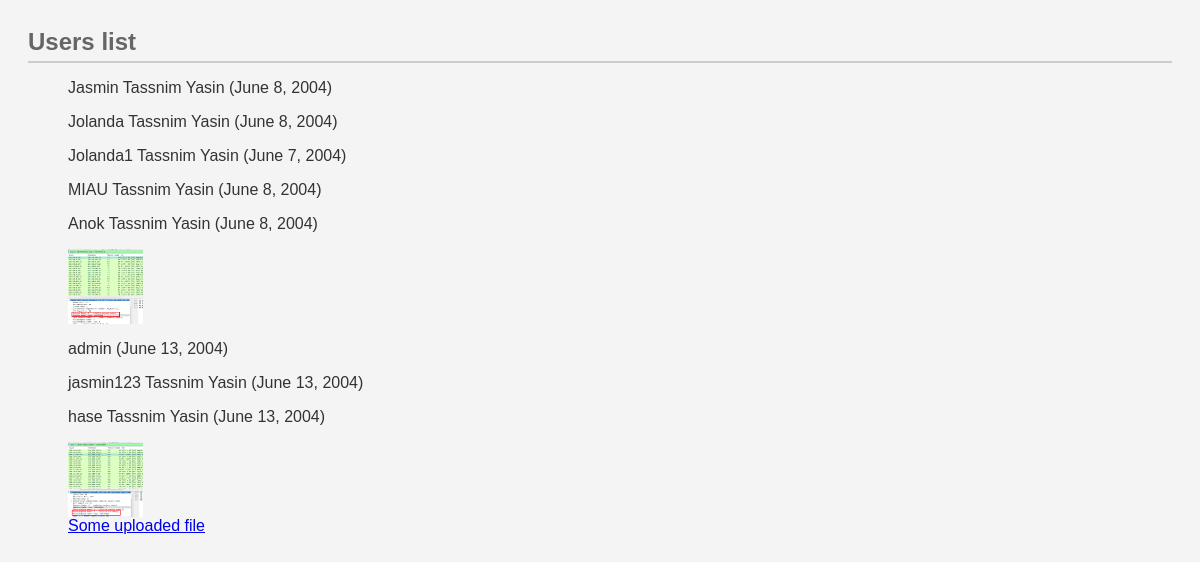
Before: /useradmin/show_myusers/ with the older database file.
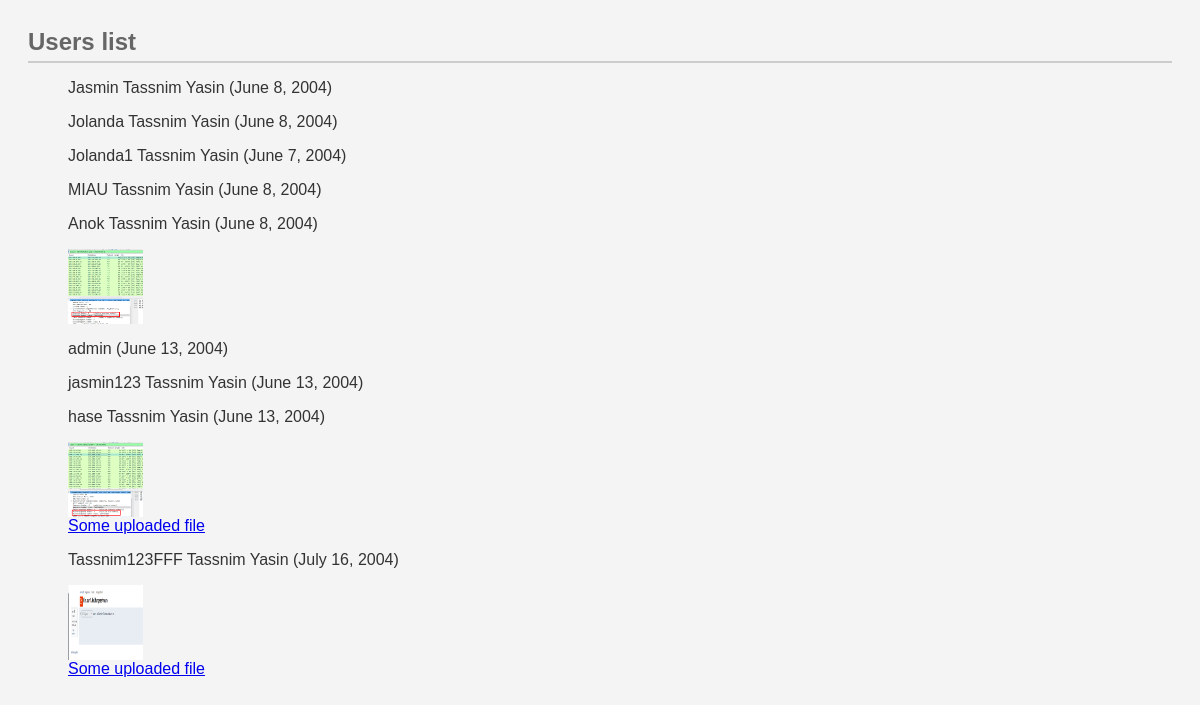
After: the same page with the newer database file.
### UserAdmin/models.py (models this page shows, shortened)
class MyUser(AbstractUser):
    date_of_birth = models.DateField(default=get_date_20_years_ago())  # default is 20 years old
    profile_image = models.ImageField(upload_to='profile_images', blank=True, null=True)
    some_file = models.FileField(upload_to='uploaded_files', blank=True, null=True)
    gets_discount = models.BooleanField(default=False)
    def __str__(self):
        return f'{self.first_name} {self.last_name} ({str(self.date_of_birth)})'

### UserAdmin/views.py (the view)
# urls.py: path('show_myusers/', views.MyUserListView.as_view(), name='myuser-list'),
class MyUserListView(generic.ListView):
    model = MyUser
    context_object_name = 'all_myusers'
    template_name = 'myuser-list.html'
    def get_context_data(self, **kwargs):
        context = super(MyUserListView, self).get_context_data(**kwargs)
        print(context["object_list"][0])
        return context

### UserAdmin/templates/myuser-list.html (shortened to what this page needs)
{% extends 'home.html' %}
{% block content %}
    <h2>Users list</h2>
    <ul>
        {% for myuser in all_myusers %}
            <div>
                <p>{{ myuser.username }} {{ myuser.first_name }} {{ myuser.last_name }} ({{ myuser.date_of_birth }})</p>
                {% if myuser.profile_image %}
                    <img src="{{ myuser.profile_image.url }}" height="75" width="75"><br>
                {% endif %}
                {% if myuser.some_file %}
                    <a href="{{ myuser.some_file.url }}">Some uploaded file</a><br>
                {% endif %}
            </div>
        {% endfor %}
    </ul>
{% endblock %}

### templates/home.html (shortened to what this page needs)
{% extends 'base.html' %}
{% load static %}

### templates/base.html (shortened to what this page needs)
<div id="content">
{% block content %}{% endblock %}
{% load static %}
    <link rel="stylesheet" type="text/css" href="{% static 'css/style.css' %}">
</div>

### HolidayHousings/static/css/style.css (style rules this page uses)
h2 { font-size: 24px; color: #666; margin-bottom: 15px; border-bottom: 2px solid #ccc; padding-bottom: 5px; }

Changed rows visible on the page:
added MyUser: username "Tassnim123FFF", first_name "Tassnim", last_name "Yasin", date_of_birth "July 16, 2004", profile_image (picture)
